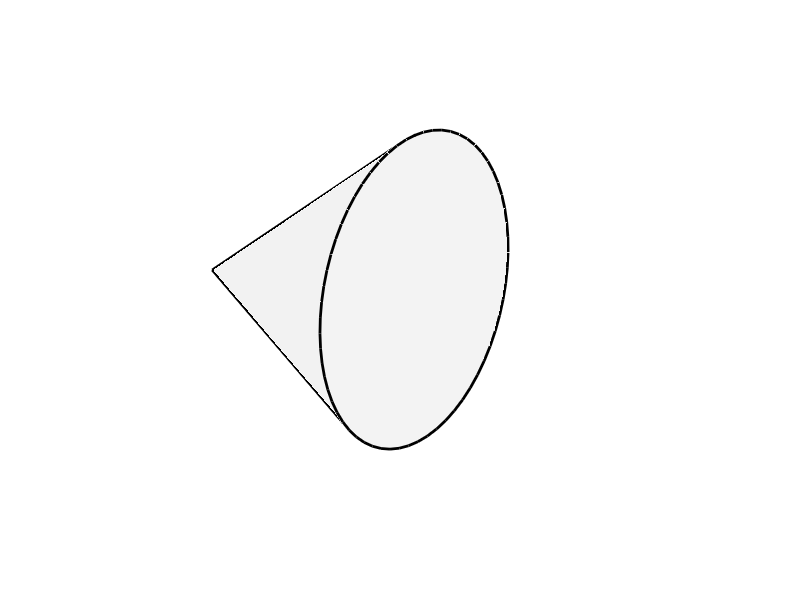

Source code (MATLAB):
function f2 = plot_spd_cone(r)

if ~nargin
    r = 20;  % or whatever
end
%% Plot SPD cone
f2 = figure('position',[10,10,950,350],'color',[1 1 1]); hold on; axis off; axis equal;

% Plot the SPD convex cone
phi = 0:0.1:2*pi+0.1;
x = [zeros(size(phi)); r.*ones(size(phi))];
y = [zeros(size(phi));r.*sin(phi)];
z = [zeros(size(phi));r/sqrt(2).*cos(phi)];

h = mesh(x,y,z,'linestyle','none','facecolor',[.95 .95 .95],'facealpha',.95);
direction = cross([1 0 0],[1/sqrt(2),1/sqrt(2),0]);
rotate(h,direction,45,[0,0,0])

h = plot3(x(2,:),y(2,:),z(2,:),'linewidth',2,'color',[0 0 0]);
rotate(h,direction,45,[0,0,0])
h = plot3(x(:,63),y(:,63),z(:,63),'linewidth',2,'color',[0 0 0]);
rotate(h,direction,45,[0,0,0])
h = plot3(x(:,40),y(:,40),z(:,40),'linewidth',2,'color',[0 0 0]);
rotate(h,direction,45,[0,0,0])
% Settings
set(gca,'XTick',[],'YTick',[],'ZTick',[]);
axis off
view(70,12);


end